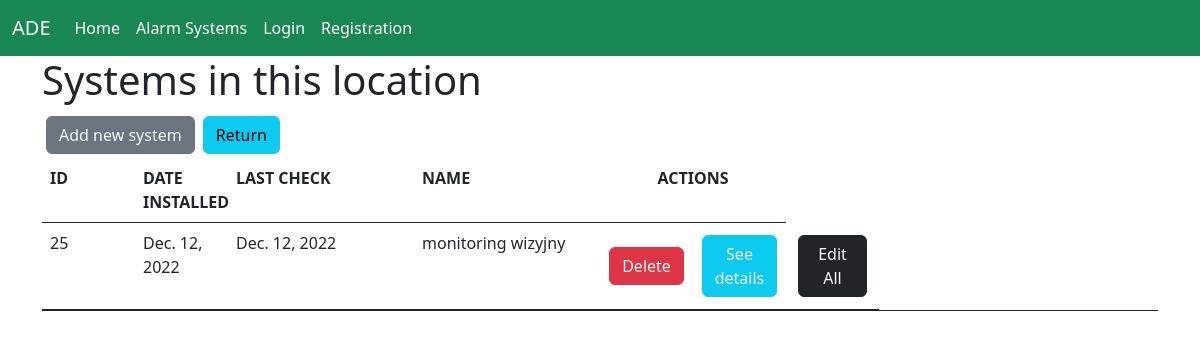
Page /main_view/location_details/14 on the earlier database version.
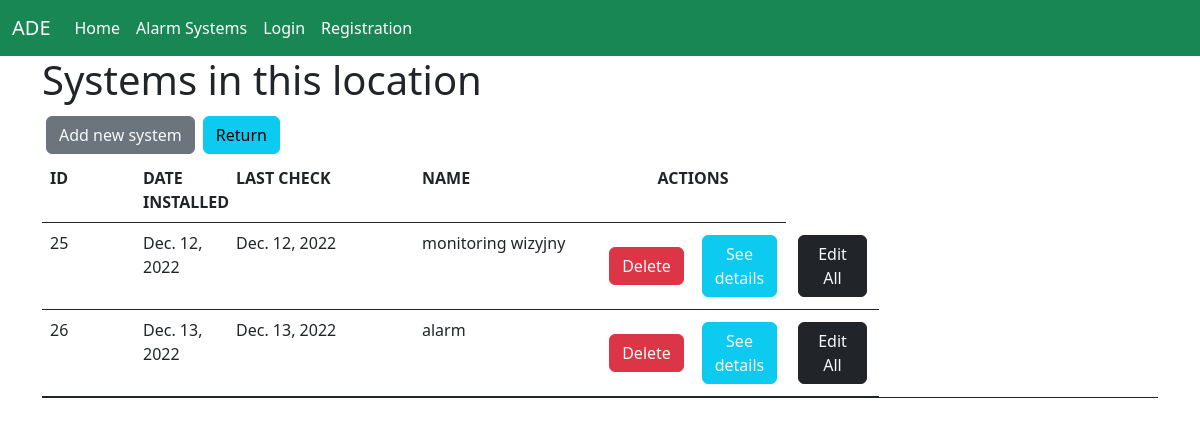
Same page on the later database version.
### alarm_systems/models.py (models this page shows)
class Location(models.Model):
    name = models.CharField(max_length=100)
    address = models.CharField(max_length=255)
    description = models.TextField(blank=True, null=True)
    customer = models.ForeignKey('Customer', on_delete=models.CASCADE)

class System(models.Model):
    location = models.ForeignKey('Location', on_delete=models.CASCADE)
    date_installed = models.DateField(auto_now_add=True)
    last_check = models.DateField(auto_now=True)
    system_type = models.ForeignKey('SystemType', on_delete=models.CASCADE)

class SystemType(models.Model):
    name = models.CharField(max_length=100)

### alarm_systems/views.py (the view)
# urls.py: path('main_view/location_details/<int:location_id>', views.location_details,
def location_details(request, location_id):
    systems = System.objects.filter(location_id=location_id)
    locations = Location.objects.filter(pk=location_id)
    return render(
        request,
        'home/location_details/location_details_main_page.html',
        context={
            'systems': systems,
            'locations': locations})

### alarm_systems/templates/home/location_details/location_details_main_page.html (shortened to what this page needs)
{% extends 'base.html' %}
{% block container %}
    <div class="schedules-content">
    <h1>Systems in this location</h1>
        <div class="col-sm">{% for demanded_action in locations %}
            <a href="{% url 'alarm_systems:add_system_for_location' demanded_action.id %}"
               class="btn btn-secondary  rounded-10 text-light m-1">Add new
                system </a>
            <a href="{% url 'alarm_systems:details_customer' demanded_action.customer_id %}" class="btn btn-info">Return</a>
        {% endfor %}
        </div>
        <table class="table border-bottom border-dark ">
            <thead>
            <tr class="d-flex">
                <th class="col-sm-1">ID</th>
                <th class="col-1">DATE INSTALLED</th>
                <th class="col-2">LAST CHECK</th>
                <th class="col-md-2">NAME</th>
                <th class="col-2 text-center">ACTIONS</th>
            </tr>
            </thead>
            <tbody class="text-color-lighter">
            {% for system in systems %}
                <tr class="d-flex ">
                <td class="col-sm-1">{{ system.id }}</td>
                <td class="col-1">{{ system.date_installed }}</td>
                <td class="col-2">{{ system.last_check }}</td>
                <td class="col-md-2">{{ system.system_type.name }}</td>
                <td class="col-1 d-flex align-items-center justify-content-center flex-wrap">
                <a href="{% url 'alarm_systems:delete_system' system.id %}"
                   class="btn btn-danger rounded-10 text-light m-1">Delete</a></td>
                <td class="col-1 d-flex align-items-center justify-content-center flex-wrap">
                <a href="{% url 'alarm_systems:details_system' system.id %}"
                   class="btn btn-info rounded-10 text-light m-1">See details</a></td>
                <td class="col-1 d-flex align-items-center justify-content-center flex-wrap">
                <a href="{% url 'alarm_systems:edit_system_name' system.id %}"
                   class="btn btn-dark rounded-10 text-light m-1">Edit All</a></td>{% endfor %}
            </tr>
            </tbody>
        </table>
    </div>
{% endblock %}

Differences in the rows shown:
added System: id "26", date_installed "Dec. 13, 2022", last_check "Dec. 13, 2022", system_type.name "alarm"
